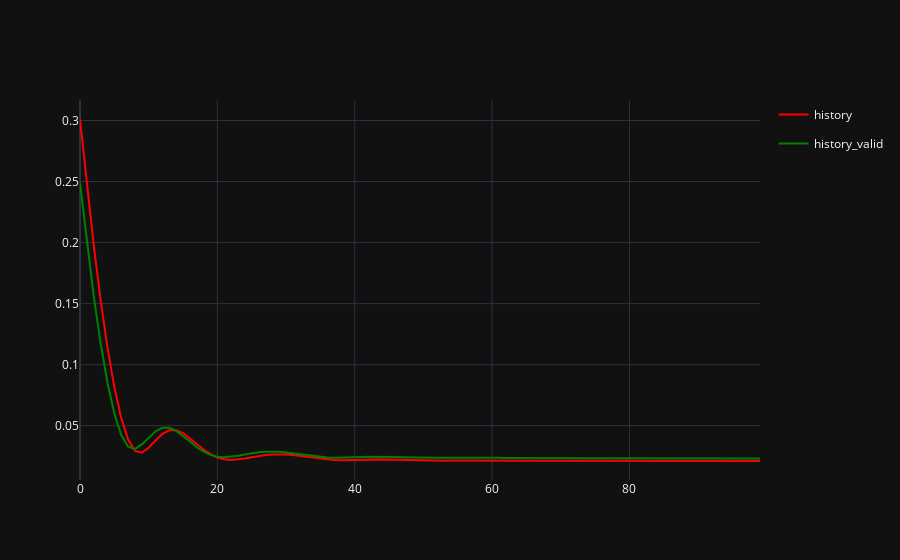

The notebook cell saved with this chart:
### Code cell
history = pd.DataFrame({'history': history})
history_valid = pd.DataFrame({'history_valid': history_valid})
fig1 = px.line(history, color_discrete_sequence=["red"])
fig2 = px.line(history_valid, color_discrete_sequence=["green"])
fig = go.Figure(data = fig1.data + fig2.data)
fig.show()
